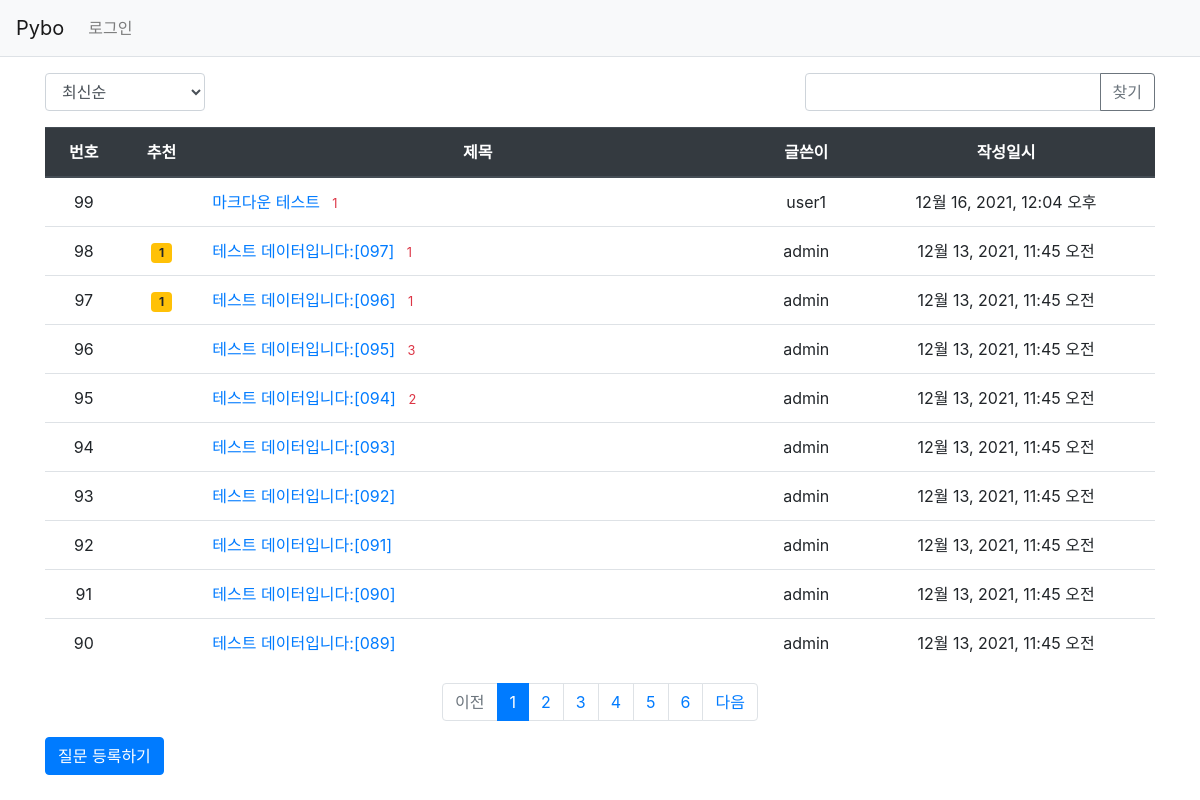
Screenshot of /pybo/ with the database file from the repository.
### pybo/models.py (models this page shows, shortened)
class Question(models.Model):
    author = models.ForeignKey(User, on_delete=models.CASCADE, related_name='author_question')
    subject = models.CharField(max_length=200)
    content = models.TextField()
    create_date = models.DateTimeField()
    modify_date = models.DateTimeField(null=True, blank=True)
    voter = models.ManyToManyField(User, related_name='voter_question') # voter 추가

### pybo/views/base_views.py (the view, shortened to what this page needs)
# urls.py: path('', base_views.index, name='index'), # '/'에 해당되는 path
def index(request):
    page = request.GET.get('page', '1')  # 페이지
    kw = request.GET.get('kw', '') # 검색어
    so = request.GET.get('so', 'recent') #정렬 기준
    if so == 'recommend':
        question_list = Question.objects.annotate(
            num_voter=Count('voter')).order_by('-num_voter', '-create_date')
    elif so == 'popular':
        question_list = Question.objects.annotate(
            num_voter=Count('answer')).order_by('-num_voter', '-create_date')
    else: # recent
        question_list = Question.objects.order_by('-create_date')
    paginator = Paginator(question_list, 10)  # 페이지당 10개씩 보여주기
    page_obj = paginator.get_page(page)
    context = {'question_list': page_obj, 'page': page, 'kw': kw} # page와 kw가 추가됨
    return render(request, 'pybo/question_list.html', context)

### pybo/templatetags/pybo_filter.py (called while the page is built)
@register.filter
def sub(value, arg):
    return value - arg

### templates/pybo/question_list.html (shortened to what this page needs)
{% extends 'base.html' %}
{% load pybo_filter %}
{% block content %}
<div class="container my-3">
    <div class="row justify-content-between my-3">
        <div class="col-2">
            <select class="form-control so">
                <option value="recent" {% if so == 'recent' %}selected{% endif %}>
                    최신순
                </option>
            </select>
        </div>
        <div class="col-4 input-group">
            <input type="text" class="form-control kw" value="{{ kw|default_if_none:'' }}">
            <div class="input-group-append">
                <button class="btn btn-outline-secondary" type="button" id="btn_search">찾기</button>
            </div>
        </div>
    </div>
    <table class="table">
        <thead>
        <tr class="text-center thead-dark">
            <th>번호</th>
            <th>추천</th>
            <th style="width:50%">제목</th>
            <th>글쓴이</th>
            <th>작성일시</th>
        </tr>
        </thead>
        <tbody>
        {% if question_list %}
        {% for question in question_list %}
        <tr class="text-center">
            <td>
                {{ question_list.paginator.count|sub:question_list.start_index|sub:forloop.counter0|add:1 }}
            </td>
            <td>
                {% if question.voter.all.count > 0 %}
                <span class="badge badge-warning px-2 py-1">
                    {{ question.voter.all.count }}
                </span>
                {% endif %}
            </td>
            <td class="text-left">
                <a href="{% url 'pybo:detail' question.id %}">{{ question.subject }}</a>
                {% if question.answer_set.count > 0 %}
                <span class="text-danger small ml-2">{{ question.answer_set.count }}</span>
                {% endif %}
            </td>
            <td>{{ question.author.username }}</td>
            <td>{{ question.create_date }}</td>
        </tr>
        {% endfor %}
        {% else %}
        <tr>
            <td colspan="3">질문이 없습니다.</td>
        </tr>
        {% endif %}
        </tbody>
    </table>
    <ul class="pagination justify-content-center">
        {% if question_list.has_previous %}
        <li class="page-item">
            <a class="page-link" data-page="{{ question_list.previous_page_number }}" href="#">이전</a>
        </li>
        {% else %}
        <li class="page-item disabled">
            <a class="page-link" tabindex="-1" aria-disabled="true" href="#">이전</a>
        </li>
        {% endif %}
        {% for page_number in question_list.paginator.page_range %}
        {% if page_number >= question_list.number|add:-5 and page_number <= question_list.number|add:5 %}
            {% if page_number == question_list.number %}
            <li class="page-item active" aria-current="page">
                <a class="page-link" data-page="{{ page_number }}" href="#">{{ page_number }}</a>
            </li>
            {% else %}
            <li class="page-item">
                <a class="page-link" data-page="{{ page_number }}" href="#">{{ page_number }}</a>
            </li>
            {% endif %}
        {% endif %}
        {% endfor %}
        {% if question_list.has_next %}
        <li class="page-item">
            <a class="page-link" data-page="{{ question_list.next_page_number }}" href="#">다음</a>
        </li>
        {% else %}
        <li class="page-item disabled">
            <a class="page-link" tabindex="-1" aria-disabled="true" href="#">다음</a>
        </li>
        {% endif %}
    </ul>
    <a href="{% url 'pybo:question_create' %}" class="btn btn-primary">질문 등록하기</a>
</div>
{% endblock %}

### rows the page displays
Question: paginator.count|sub "99", subject "마크다운 테스트", answer_set.count "1", author.username "user1", create_date "12월 16, 2021, 12:04 오후"
Question: paginator.count|sub "98", voter.all.count "1", subject "테스트 데이터입니다:[097]", answer_set.count "1", author.username "admin", create_date "12월 13, 2021, 11:45 오전"
Question: paginator.count|sub "97", voter.all.count "1", subject "테스트 데이터입니다:[096]", answer_set.count "1", author.username "admin", create_date "12월 13, 2021, 11:45 오전"
Question: paginator.count|sub "96", subject "테스트 데이터입니다:[095]", answer_set.count "3", author.username "admin", create_date "12월 13, 2021, 11:45 오전"
Question: paginator.count|sub "95", subject "테스트 데이터입니다:[094]", answer_set.count "2", author.username "admin", create_date "12월 13, 2021, 11:45 오전"
Question: paginator.count|sub "94", subject "테스트 데이터입니다:[093]", author.username "admin", create_date "12월 13, 2021, 11:45 오전"
Question: paginator.count|sub "93", subject "테스트 데이터입니다:[092]", author.username "admin", create_date "12월 13, 2021, 11:45 오전"
Question: paginator.count|sub "92", subject "테스트 데이터입니다:[091]", author.username "admin", create_date "12월 13, 2021, 11:45 오전"
Question: paginator.count|sub "91", subject "테스트 데이터입니다:[090]", author.username "admin", create_date "12월 13, 2021, 11:45 오전"
Question: paginator.count|sub "90", subject "테스트 데이터입니다:[089]", author.username "admin", create_date "12월 13, 2021, 11:45 오전"

### other values shown
{{ page_number }} "1"
{{ page_number }} "2" "3" "4" "5" "6"
